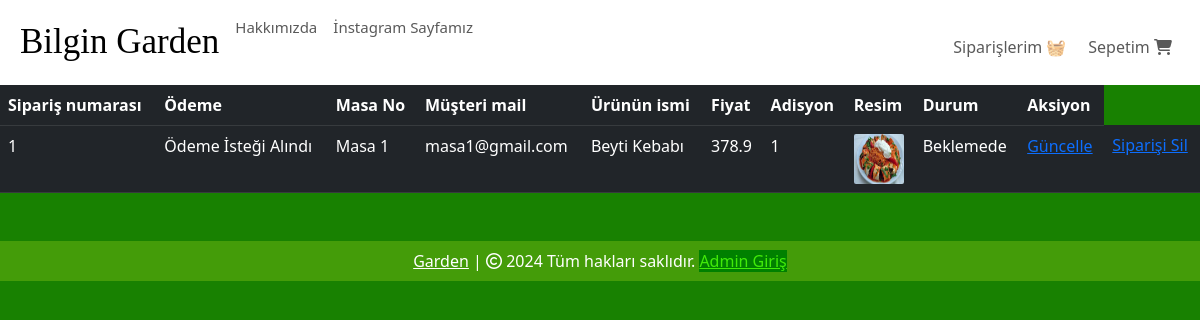
Before: /view-orders (signed in) with the older database file.
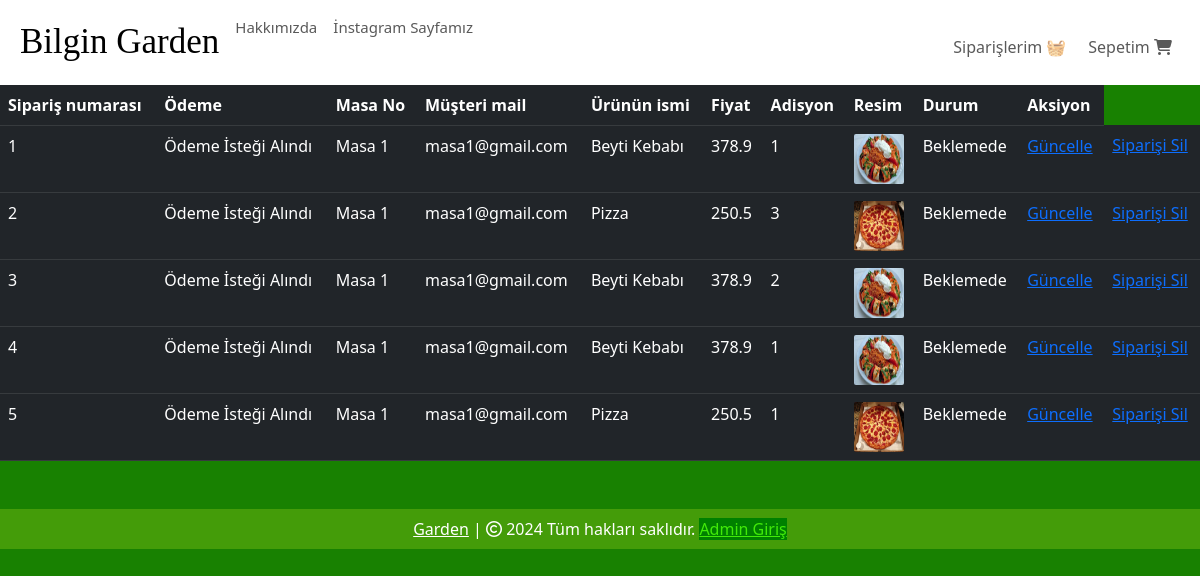
After: the same page with the newer database file.
### website/models.py (models this page shows, shortened)
class Order(db.Model):
    id = db.Column(db.Integer, primary_key=True)
    quantity = db.Column(db.Integer, nullable=False)
    price = db.Column(db.Float, nullable=False)
    status = db.Column(db.String(100), nullable=True)
    Payment = db.Column(db.String(100), nullable=True)
    customer_link = db.Column(db.Integer, db.ForeignKey('customer.id'), nullable=True)
    product_link = db.Column(db.Integer, db.ForeignKey('product.id'), nullable=False)

class Customer(db.Model, UserMixin):
    id = db.Column(db.Integer, primary_key=True)
    email = db.Column(db.String(100), unique=True)
    username = db.Column(db.String(100))
    password_hash = db.Column(db.String(150))
    date_joined = db.Column(db.DateTime(), default=datetime.utcnow)
    MasaNo = db.Column(db.Integer)
    cart_items = db.relationship('Cart', backref=db.backref('customer', lazy=True))
    orders = db.relationship('Order', backref=db.backref('customer', lazy=True))
    @property
    def password(self):
        raise AttributeError('Password is not a readable Attribute')

class Product(db.Model):
    id = db.Column(db.Integer, primary_key=True)
    product_name = db.Column(db.String(100), nullable=False)
    current_price = db.Column(db.Float, nullable=False)
    previous_price = db.Column(db.Float, nullable=False)
    in_stock = db.Column(db.Integer, nullable=False)
    product_picture = db.Column(db.String(1000), nullable=False)
    flash_sale = db.Column(db.Boolean, default=False)
    date_added = db.Column(db.DateTime, default=datetime.utcnow)
    salad = db.Column(db.Boolean, default=False)
    main = db.Column(db.Boolean, default=False)
    colddrink = db.Column(db.Boolean, default=False)
    hotdrink = db.Column(db.Boolean, default=False)
    desert = db.Column(db.Boolean, default=False)
    sneak = db.Column(db.Boolean, default=False)
    carts = db.relationship('Cart', backref=db.backref('product', lazy=True))
    orders = db.relationship('Order', backref=db.backref('product', lazy=True))

### website/admin.py (the view)
@admin.route('/view-orders')
@login_required
def order_view():
    if current_user.id == 6:
        orders = Order.query.all()
        return render_template('view_orders.html', orders=orders)
    return render_template('404.html')

### website/templates/view_orders.html (shortened to what this page needs)
{% extends 'base.html' %}
{% block body %}
<table class="table table-dark table-hover">
    <thead>
        <tr>
            <th scope="col">Sipariş numarası</th>
            <th scope="col">Ödeme </th>
            <th scope="col">Masa No</th>
            <th scope="col">Müşteri mail</th>
            <th scope="col">Ürünün ismi</th>
            <th scope="col">Fiyat</th>
            <th scope="col">Adisyon</th>
            <th scope="col">Resim</th>
            <th scope="col">Durum</th>
            <th scope="col">Aksiyon</th>
        </tr>
    </thead>
    <tbody>
        {% for order in orders %}
        <tr>
            <td>{{ order.id }}</td>
            <td>{{ order.Payment }}</td>
            <td>{{ order.customer.username }}</td>
            <td>{{ order.customer.email }}</td>
            <td>{{ order.product.product_name }}</td>
            <td>{{ order.price }}</td>
            <td>{{ order.quantity }}</td>
            <td><img src="{{ order.product.product_picture }}" alt="" style="height: 50px; width: 50px; border-radius: 2px;"></td>
            <td>{{ order.status}}</td>
            <td>
                <a href="/update-order/{{ order.id }}">Güncelle</a>
            </td>
            <td>
                <a href="/remove-order/{{ order.id }}">Siparişi Sil</a>
            </td>
        </tr>
        {% endfor %}
    </tbody>
</table>
{% endblock %}

Changed rows visible on the page:
added Order: id "2", Payment "Ödeme İsteği Alındı", customer.username "Masa 1", customer.email "masa1@gmail.com", product.product_name "Pizza", price "250.5", quantity "3", product.product_picture (picture), status "Beklemede"
added Order: id "3", Payment "Ödeme İsteği Alındı", customer.username "Masa 1", customer.email "masa1@gmail.com", product.product_name "Beyti Kebabı", price "378.9", quantity "2", product.product_picture (picture), status "Beklemede"
added Order: id "4", Payment "Ödeme İsteği Alındı", customer.username "Masa 1", customer.email "masa1@gmail.com", product.product_name "Beyti Kebabı", price "378.9", quantity "1", product.product_picture (picture), status "Beklemede"
added Order: id "5", Payment "Ödeme İsteği Alındı", customer.username "Masa 1", customer.email "masa1@gmail.com", product.product_name "Pizza", price "250.5", quantity "1", product.product_picture (picture), status "Beklemede"
